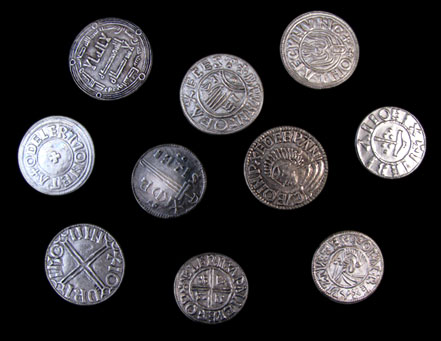
//> input picture Coin Counter/coins1.png, 441 x 341 px
$ ./counter 3   (built with g++ and OpenCV 4)
//> lines starting //> are read from the running program, lines starting //| are printed output that depends on the picture; after the words box and inside, x2 and y2 are one past the last pixel; in counts of white or black regions, pixels touching at a corner belong together
#include <iostream>
#include <opencv.hpp>
#include <highgui/highgui.hpp>
#include <imgproc/imgproc.hpp>
#include <math.h>

#define M_PI 3.141592654

using namespace cv;

/**
 * Function to add gaussian blur to an image
 *
 * Requires: An input image to be blured
 *           An output image that will contain the blurred input
 *           A kernel size
 */
void Sobel(
           Mat &input, int T);

void Hough(Mat &magnitude, Mat &gradient);

void Threshold(Mat &magnitude, int threshold);

int main ( int argc, char ** argv )
{
	/* Load up all of the images of car numberplates */
 	Mat coin1 = imread("coins1.png", CV_LOAD_IMAGE_GRAYSCALE);
//> coin1: 341 rows x 441 cols, CV_8UC1; min 0, max 255, mean 43.5

	/**
	 * Your task should go here. Make a new function for each of the
	 * tasks. You will also want to create windows for the restored
	 * images and display them. The function GaussianBlur shows you
	 * how convolution can be implemented.
	 */
    Sobel(coin1, atoi(argv[1]));

    waitKey();

    return 0;
}

void Hough(Mat &magnitude, Mat &gradient)
{
    int width = magnitude.size().width;
    int height = magnitude.size().height;

    const int size[] = {width, height, 1};
    int i, j, x, y;

    double houghSpace[width][height][1];

    int radius = 10;

    for (i = 0; i < magnitude.rows; i++ )
    {
        for(j = 0; j < magnitude.cols; j++ )
        {
            if(magnitude.at<uchar>( i, j ) == 255)
            {
                for (int theta = 0; theta < 360; theta++) {
                    x = i - radius * cos(gradient.at<uchar>(i, j));
                    y = i - radius * sin(gradient.at<uchar>(i, j));
                    if ((x < width) && (x > 0) && (y < height) && (y > 0)) {
                        houghSpace[i][j][0] += 1;
                    }
                }
            }
        }
    }
}

void Threshold(Mat &magnitude, int threshold)
{
    for ( int i = 0; i < magnitude.rows; i++ )
    {
        for( int j = 0; j < magnitude.cols; j++ )
        {
            if (magnitude.at<uchar>( i, j ) > threshold)
                magnitude.at<uchar>( i, j ) = 255;
            else
                magnitude.at<uchar>( i, j ) = 0;
        }
    }

    imshow("Threshold", magnitude);
}

void Sobel(Mat &input, int T)
{
//> called with T = 3
	// Create kernels
    Mat kernelX = (Mat_<double>(3,3) << -1, 0, 1, -2, 0, 2, -1,  0,  1);
    Mat kernelY = (Mat_<double>(3,3) <<  1, 2, 1,  0, 0, 0, -1, -2, -1);

	// we need to create a padded version of the input
	// or there will be border effects
    int kernelRadiusX = ( kernelX.size[0] - 1 ) / 2;
    int kernelRadiusY = ( kernelX.size[1] - 1 ) / 2;

	// create the temporary kernel
    Mat tempX, tempY;
    tempX.create(input.size(), CV_64FC1);
    tempY.create(input.size(), CV_64FC1);

    Mat paddedInput;
    copyMakeBorder( input, paddedInput,
                   kernelRadiusX, kernelRadiusX, kernelRadiusY, kernelRadiusY,
                   BORDER_REPLICATE );
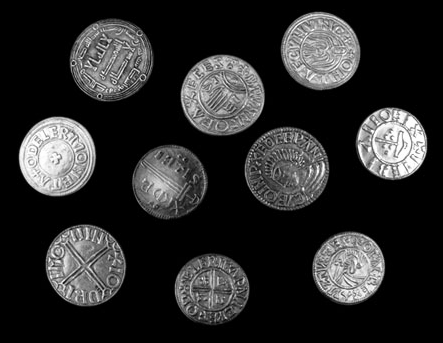
//> paddedInput: 343 rows x 443 cols, CV_8UC1; min 0, max 255, mean 43.1
	// now we can do the convoltion
    for ( int i = 0; i < input.rows; i++ )
    {
        for( int j = 0; j < input.cols; j++ )
        {
            double sumX = 0.0;
            double sumY = 0.0;
            for( int m = -kernelRadiusX; m <= kernelRadiusX; m++ )
            {
                for( int n = -kernelRadiusY; n <= kernelRadiusY; n++ )
                {
					// find the correct indices we are using
                    int imagex = i + 1 + m;
                    int imagey = j + 1 + n;
                    int kernelx = m + kernelRadiusX;
                    int kernely = n + kernelRadiusY;

					// get the values from the padded image and the kernel
                    int imageval = ( int ) paddedInput.at<uchar>( imagex, imagey );
                    double kernalvalX = kernelX.at<double>( kernelx, kernely );
                    double kernalvalY = kernelY.at<double>( kernelx, kernely );

					// do the multiplication
                    sumX += imageval * kernalvalX;
                    sumY += imageval * kernalvalY;
                }
            }
			// set the output value as the sum of the convolution
            tempX.at<double>(i,j) = (double)sumX;
            tempY.at<double>(i,j) = (double)sumY;

        }
    }
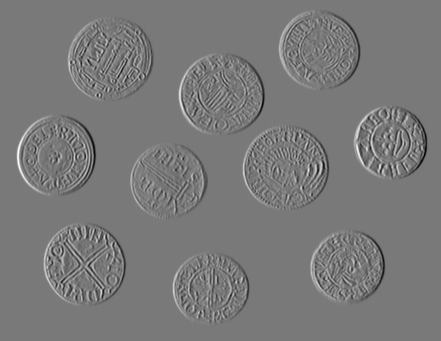
//> tempX: 341 rows x 441 cols, CV_64FC1; min -821, max 900, mean 0; drawn with min black and max white
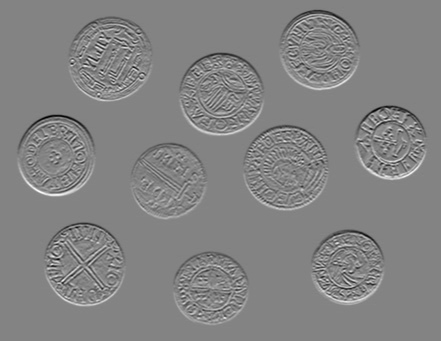
//> tempY: 341 rows x 441 cols, CV_64FC1; min -763, max 716, mean 0; drawn with min black and max white

	// Magnitude
    Mat magnitude;
    magnitude.create(input.size(), CV_64FC1);
    magnitude = tempX.mul(tempX) + tempY.mul(tempY);
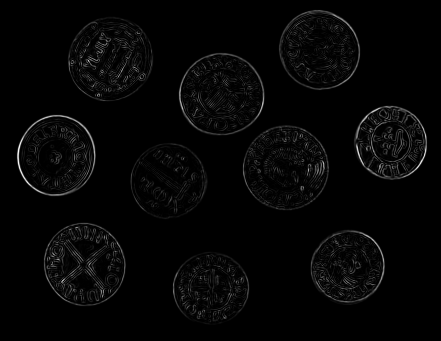
//> magnitude: 341 rows x 441 cols, CV_64FC1; min 0, max 818464, mean 18949.1; drawn with min black and max white
    sqrt(magnitude, magnitude);

	// Angle
    Mat angle;
    angle.create(input.size(), CV_64FC1);
    for ( int i = 0; i < input.rows; i++ )
    {
        for( int j = 0; j < input.cols; j++ )
        {
            angle.at<double>(i,j) = atan2(tempY.at<double>(i,j),tempX.at<double>(i,j));
        }
    }
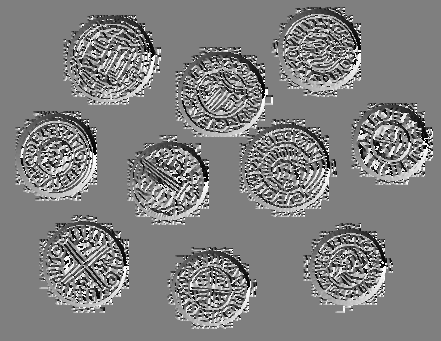
//> angle: 341 rows x 441 cols, CV_64FC1; min -3.14, max 3.14, mean 0.0273; drawn with min black and max white

    normalize(tempX, tempX, 0, 255, NORM_MINMAX, CV_8UC1);
//> tempX: 341 rows x 441 cols, CV_8UC1
    normalize(tempY, tempY, 0, 255, NORM_MINMAX, CV_8UC1);
//> tempY: 341 rows x 441 cols, CV_8UC1
    normalize(magnitude, magnitude, 0, 255, NORM_MINMAX, CV_8UC1);
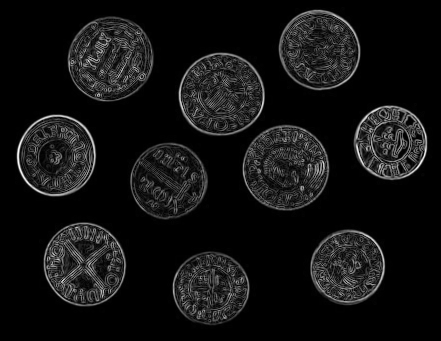
//> magnitude: 341 rows x 441 cols, CV_8UC1; min 0, max 255, mean 18.8
    normalize(angle, angle, 0, 255, NORM_MINMAX, CV_8UC1);
//> angle: 341 rows x 441 cols, CV_8UC1

	/* Display the images
    imshow("X", tempX);
    imshow("Y", tempY);
     */
    imshow("Magnitude", magnitude);
    imshow("angle", angle);

    Threshold (magnitude, T);
//> after the loop in Threshold, `for ( int i = 0; i < magnitude.rows; i++ )`:
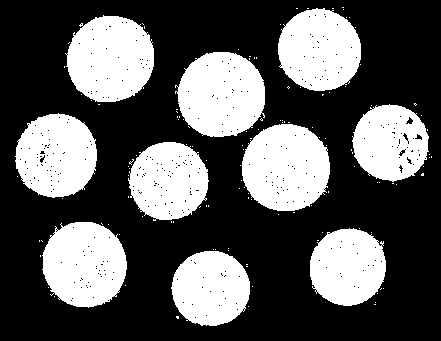
//> magnitude: 341 rows x 441 cols, CV_8UC1; 35.3% white; 130 white regions (120 under 20 px), largest, box (x1, y1, x2, y2) and area: (242, 124, 330, 211) 6069, (65, 15, 154, 102) 5955, (175, 52, 265, 137) 5931

    /* Apply the Hough transform using the magnitude and gradient images found */
    Hough(magnitude, angle);
//> the loop in Hough, `for (i = 0; i < magnitude.rows; i++ )` made 341 passes
//> (x, y) on passes 1 to 3: (0, 0), (0, 0), (0, 0)
//> after the loop in Hough, `for (i = 0; i < magnitude.rows; i++ )`: x = 334; y = 322
}

$ run again, with Coin Counter/coins3.png copied over Coin Counter/coins1.png
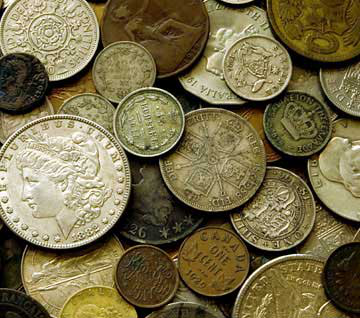
//> input picture Coin Counter/coins3.png, 360 x 318 px
//> after the loop in Sobel, `for ( int i = 0; i < input.rows; i++ )`:
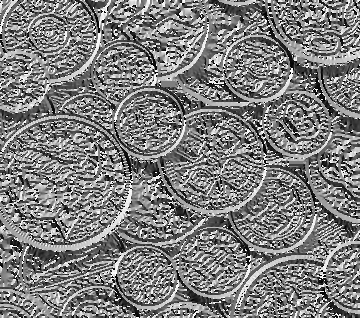
//> angle: 318 rows x 360 cols, CV_64FC1; min -3.14, max 3.14, mean -0.0136; drawn with min black and max white
//> after the loop in Threshold, `for ( int i = 0; i < magnitude.rows; i++ )`:
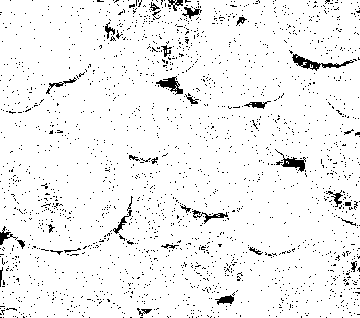
//> magnitude: 318 rows x 360 cols, CV_8UC1; 95% white; black in thin lines or dots
//> the loop in Hough, `for (i = 0; i < magnitude.rows; i++ )` made 318 passes
//> (x, y) on passes 1 to 3: (-7, -6), (-8, -3), (-3, 10)
//> after the loop in Hough, `for (i = 0; i < magnitude.rows; i++ )`: x = 322; y = 325
